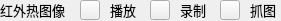
   <widget class="QFrame" name="PLAY_GRP_2">
    <property name="geometry">
     <rect>
      <x>250</x>
      <y>400</y>
      <width>281</width>
      <height>21</height>
     </rect>
    </property>
    <property name="frameShape">
     <enum>QFrame::NoFrame</enum>
    </property>
    <property name="frameShadow">
     <enum>QFrame::Raised</enum>
    </property>
    <widget class="QLabel" name="CAPTURE_LBL_2">
     <property name="geometry">
      <rect>
       <x>250</x>
       <y>0</y>
       <width>26</width>
       <height>19</height>
      </rect>
     </property>
     <property name="font">
      <font>
       <family>Microsoft YaHei</family>
       <pointsize>10</pointsize>
      </font>
     </property>
     <property name="text">
      <string>抓图</string>
     </property>
    </widget>
    <widget class="QPushButton" name="PLAY_BTN_2">
     <property name="geometry">
      <rect>
       <x>80</x>
       <y>0</y>
       <width>20</width>
       <height>20</height>
      </rect>
     </property>
     <property name="text">
      <string/>
     </property>
     <property name="icon">
      <iconset resource="img/resources.qrc">
       <normaloff>:/icons/video_control/play_start.png</normaloff>:/icons/video_control/play_start.png</iconset>
     </property>
    </widget>
    <widget class="QLabel" name="SOURCE_INFRA_RED">
     <property name="geometry">
      <rect>
       <x>0</x>
       <y>0</y>
       <width>65</width>
       <height>19</height>
      </rect>
     </property>
     <property name="font">
      <font>
       <family>Microsoft YaHei</family>
       <pointsize>10</pointsize>
      </font>
     </property>
     <property name="text">
      <string>红外热图像</string>
     </property>
    </widget>
    <widget class="QLabel" name="PLAY_LBL_2">
     <property name="geometry">
      <rect>
       <x>110</x>
       <y>0</y>
       <width>26</width>
       <height>19</height>
      </rect>
     </property>
     <property name="font">
      <font>
       <family>Microsoft YaHei</family>
       <pointsize>10</pointsize>
      </font>
     </property>
     <property name="text">
      <string>播放</string>
     </property>
    </widget>
    <widget class="QPushButton" name="CAPTURE_BTN_2">
     <property name="geometry">
      <rect>
       <x>220</x>
       <y>0</y>
       <width>20</width>
       <height>20</height>
      </rect>
     </property>
     <property name="text">
      <string/>
     </property>
     <property name="icon">
      <iconset resource="img/resources.qrc">
       <normaloff>:/icons/video_control/capture.png</normaloff>:/icons/video_control/capture.png</iconset>
     </property>
    </widget>
    <widget class="QPushButton" name="RECORD_BTN_2">
     <property name="geometry">
      <rect>
       <x>150</x>
       <y>0</y>
       <width>20</width>
       <height>20</height>
      </rect>
     </property>
     <property name="text">
      <string/>
     </property>
     <property name="icon">
      <iconset resource="img/resources.qrc">
       <normaloff>:/icons/video_control/record_start.png</normaloff>:/icons/video_control/record_start.png</iconset>
     </property>
    </widget>
    <widget class="QLabel" name="RECORD_LBL1">
     <property name="geometry">
      <rect>
       <x>180</x>
       <y>0</y>
       <width>26</width>
       <height>19</height>
      </rect>
     </property>
     <property name="font">
      <font>
       <family>Microsoft YaHei</family>
       <pointsize>10</pointsize>
      </font>
     </property>
     <property name="text">
      <string>录制</string>
     </property>
    </widget>
   </widget>
